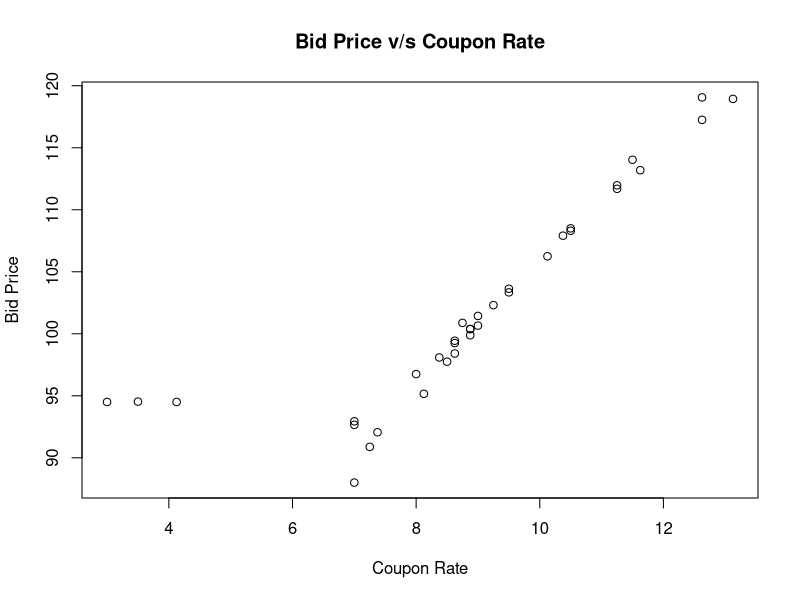
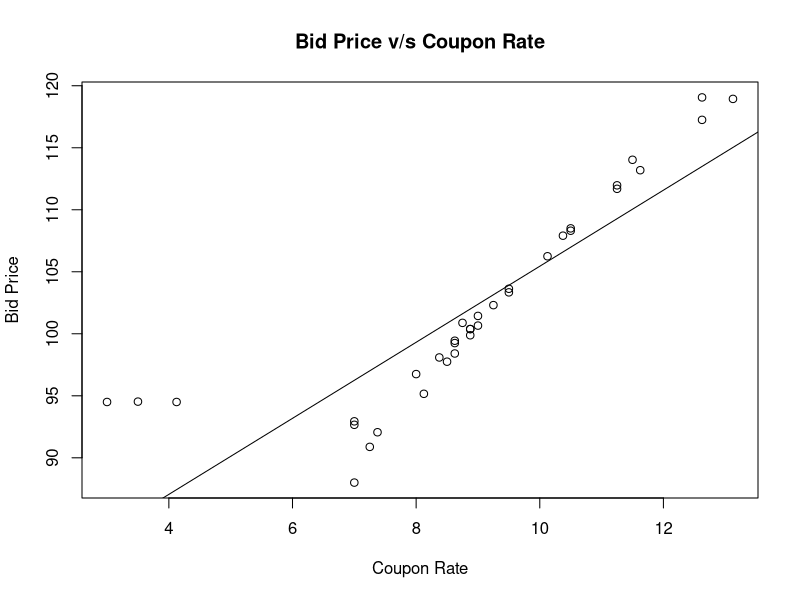

Here is the R script that generated these plots, in order:
# cd to the directory where this file is located and then run the code


# * 1) Loading data
# dataset 'bonds' is given in ".txt" format
# function: read.delim()
# It reads a file in table format and creates a data frame from it

bonds <- read.delim("bonds.txt", row.names = 1)
# row.names = 1: first column is row names

View(bonds) # view() function is used to view the data frame
head(bonds) # head() function is used to view the first 6 rows of the data frame
tail(bonds) # tail() function is used to view the last 6 rows of the data frame

# Structure of the data
str(bonds)

# Summary of the data
print("Summary of the data:")
print("")
summary(bonds)

# * 2) Plotting the data
plot(bonds$CouponRate, bonds$BidPrice,
    main = "Bid Price v/s Coupon Rate",
    xlab = "Coupon Rate",
    ylab = "Bid Price"
)
# Check Rplots.pdf for the graph generated

# * 3) Build linear regression model
# function: lm()

model_bonds <- lm(BidPrice ~ CouponRate, data = bonds) # Preferred
# OR
# model_bonds <- lm(bonds$BidPrice ~ bonds$CouponRate)

# Fitting the regression line over the scatter plot
plot(bonds$CouponRate, bonds$BidPrice,
    main = "Bid Price v/s Coupon Rate",
    xlab = "Coupon Rate",
    ylab = "Bid Price"
)
abline(model_bonds)

# * 4) Look at summary of the model
print("Summary of the model:")
summary(model_bonds)
